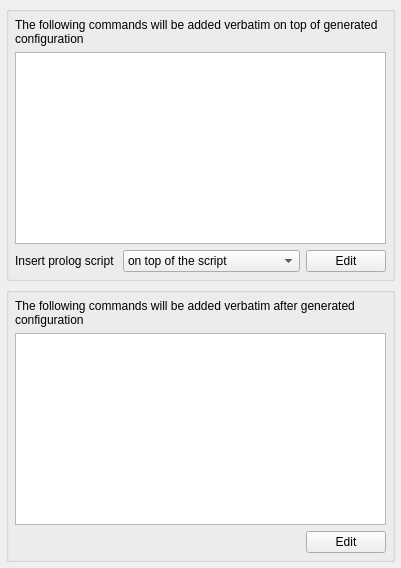
     <widget class="QWidget" name="tab2">
      <attribute name="title">
       <string>Prolog/Epilog</string>
      </attribute>
      <layout class="QGridLayout">
       <property name="leftMargin">
        <number>6</number>
       </property>
       <property name="topMargin">
        <number>6</number>
       </property>
       <property name="rightMargin">
        <number>6</number>
       </property>
       <property name="bottomMargin">
        <number>6</number>
       </property>
       <property name="verticalSpacing">
        <number>6</number>
       </property>
       <item row="1" column="0">
        <widget class="QGroupBox" name="frame147">
         <property name="title">
          <string/>
         </property>
         <layout class="QGridLayout">
          <property name="leftMargin">
           <number>6</number>
          </property>
          <property name="topMargin">
           <number>6</number>
          </property>
          <property name="rightMargin">
           <number>6</number>
          </property>
          <property name="bottomMargin">
           <number>6</number>
          </property>
          <item row="2" column="1">
           <widget class="QPushButton" name="edit_epilog_button">
            <property name="text">
             <string>Edit</string>
            </property>
           </widget>
          </item>
          <item row="2" column="0">
           <spacer>
            <property name="orientation">
             <enum>Qt::Horizontal</enum>
            </property>
            <property name="sizeType">
             <enum>QSizePolicy::Expanding</enum>
            </property>
            <property name="sizeHint" stdset="0">
             <size>
              <width>40</width>
              <height>20</height>
             </size>
            </property>
           </spacer>
          </item>
          <item row="1" column="0" colspan="2">
           <widget class="QTextEdit" name="epilog_script"/>
          </item>
          <item row="0" column="0" colspan="2">
           <widget class="QLabel" name="textLabel2_2_2">
            <property name="text">
             <string>The following commands will be added verbatim after generated configuration</string>
            </property>
            <property name="alignment">
             <set>Qt::AlignVCenter</set>
            </property>
            <property name="wordWrap">
             <bool>true</bool>
            </property>
           </widget>
          </item>
         </layout>
        </widget>
       </item>
       <item row="0" column="0">
        <widget class="QGroupBox" name="frame146">
         <property name="title">
          <string/>
         </property>
         <layout class="QGridLayout">
          <property name="leftMargin">
           <number>6</number>
          </property>
          <property name="topMargin">
           <number>6</number>
          </property>
          <property name="rightMargin">
           <number>6</number>
          </property>
          <property name="bottomMargin">
           <number>6</number>
          </property>
          <item row="1" column="0" colspan="3">
           <widget class="QTextEdit" name="prolog_script"/>
          </item>
          <item row="0" column="0" colspan="3">
           <widget class="QLabel" name="textLabel2_2">
            <property name="text">
             <string>The following commands will be added verbatim on top of generated configuration</string>
            </property>
            <property name="alignment">
             <set>Qt::AlignVCenter</set>
            </property>
            <property name="wordWrap">
             <bool>true</bool>
            </property>
           </widget>
          </item>
          <item row="2" column="2">
           <widget class="QPushButton" name="edit_prolog_button">
            <property name="text">
             <string>Edit</string>
            </property>
           </widget>
          </item>
          <item row="2" column="0">
           <widget class="QLabel" name="textLabel1_6">
            <property name="text">
             <string>Insert prolog script </string>
            </property>
            <property name="wordWrap">
             <bool>false</bool>
            </property>
           </widget>
          </item>
          <item row="2" column="1">
           <widget class="QComboBox" name="prologPlace">
            <property name="sizePolicy">
             <sizepolicy hsizetype="Expanding" vsizetype="Fixed">
              <horstretch>0</horstretch>
              <verstretch>0</verstretch>
             </sizepolicy>
            </property>
            <item>
             <property name="text">
              <string>on top of the script</string>
             </property>
            </item>
            <item>
             <property name="text">
              <string>after interface configuration</string>
             </property>
            </item>
            <item>
             <property name="text">
              <string>after policy reset</string>
             </property>
            </item>
           </widget>
          </item>
         </layout>
        </widget>
       </item>
      </layout>
     </widget>
